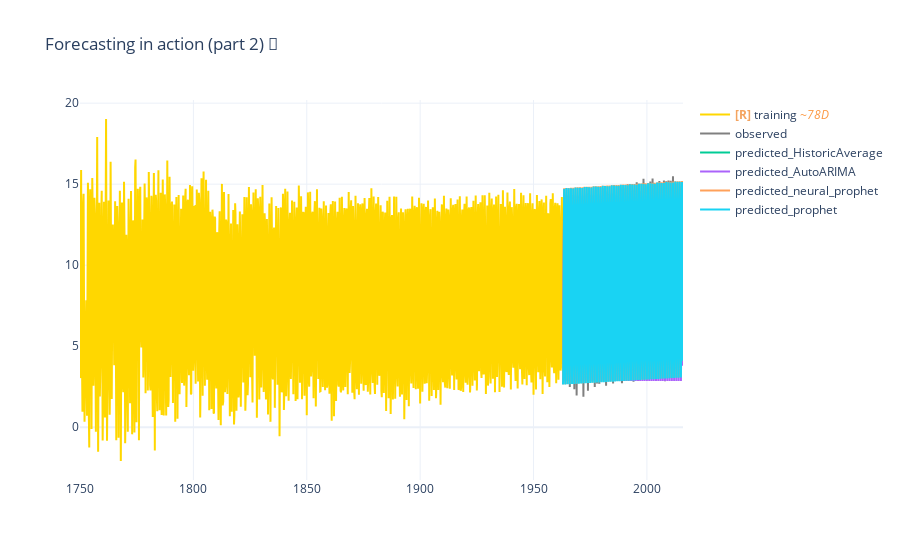

Here is the notebook cell this chart was saved with:
### Code cell
# Plot prophet's prediction
neural_plot = [
    go.Scatter(
        x=forecast.ds, y=forecast.yhat1, mode="lines", name="predicted_neural_prophet"
    )
]

# Display
fig = go.Figure(data=base_plots + prediction_plots + neural_plot + prophet_plot)
fig.update_layout(title="Forecasting in action (part 2) 🚀")

fig.show()

### Figure 1 — Plotly figure (JSON) as saved in the notebook; plotly's stock layout.template omitted (floating-point values rounded to 4 significant figures; data arrays with more than 128 entries replaced by an {"elided": "..."} marker saying what was removed)
{"data": [{"line": {"color": "#FFD700"}, "mode": "lines", "name": "<b style=\"color:sandybrown\">[R]</b> training <i style=\"color:#fc9944\">~78D</i>", "uid": "9e9cdcc4-d41e-44ac-8acd-6f55cc25ec42", "x": {"elided": "1000 str values"}, "y": {"elided": "1000 float values"}, "type": "scatter"}, {"line": {"color": "grey"}, "mode": "lines", "name": "observed", "uid": "fa600bf9-3365-448a-8402-543ffb6c33ae", "x": {"elided": "636 str values"}, "y": {"elided": "636 float values"}, "type": "scatter"}, {"mode": "lines", "name": "predicted_HistoricAverage", "uid": "92296436-27e7-485b-b3fa-b5e1087e9ea2", "x": {"elided": "636 str values"}, "y": {"elided": "636 float values"}, "type": "scatter"}, {"mode": "lines", "name": "predicted_AutoARIMA", "uid": "8466dd6a-60a8-41c0-ad0e-8f59c1940fea", "x": {"elided": "636 str values"}, "y": {"elided": "636 float values"}, "type": "scatter"}, {"mode": "lines", "name": "predicted_neural_prophet", "uid": "7d65c8d1-7c3a-4837-b5e2-1dd7d83cbeee", "x": {"elided": "636 str values"}, "y": {"elided": "636 float values"}, "type": "scatter"}, {"mode": "lines", "name": "predicted_prophet", "uid": "62bff3fc-e42f-4e72-b077-7880e5e66bd0", "x": {"elided": "636 str values"}, "y": {"elided": "636 float values"}, "type": "scatter"}], "layout": {"title": {"text": "Forecasting in action (part 2) 🚀"}}}
